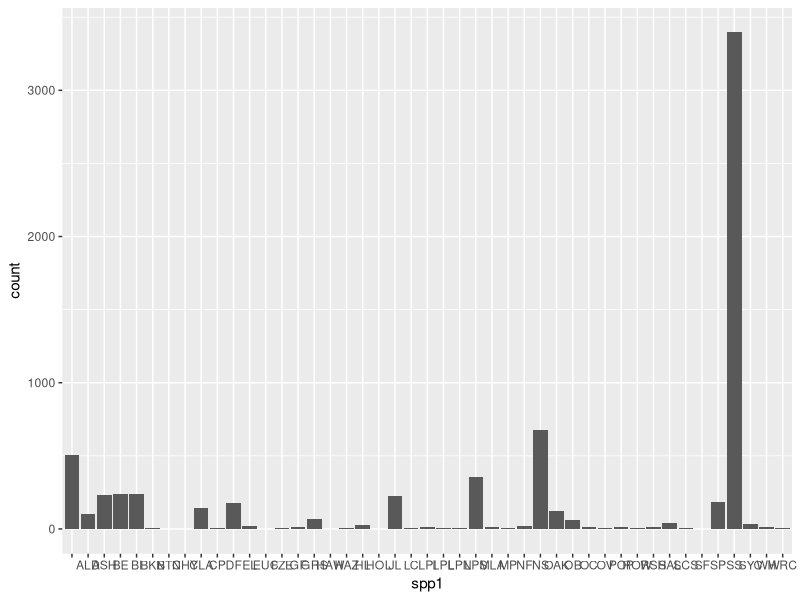
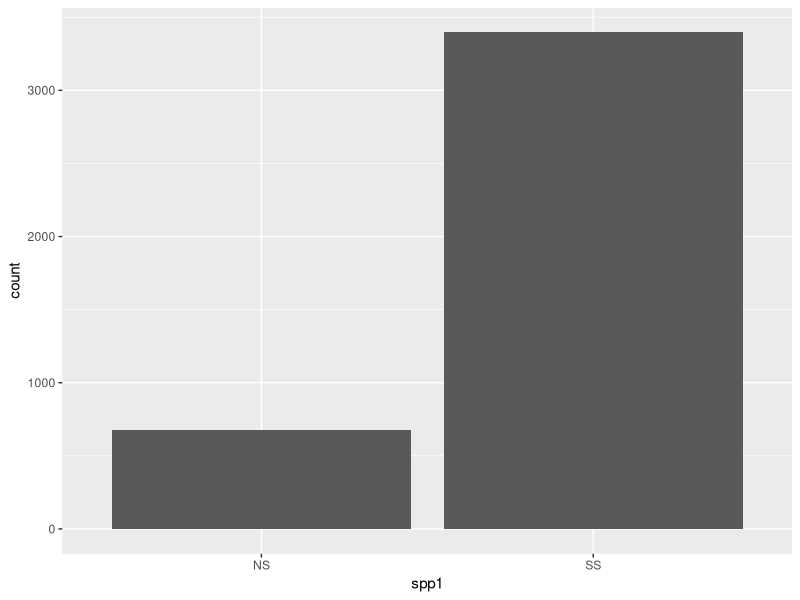
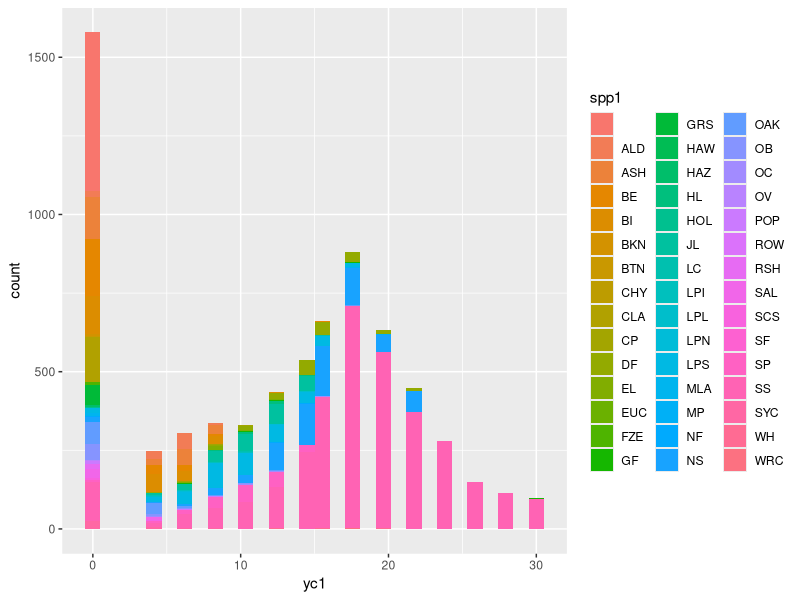
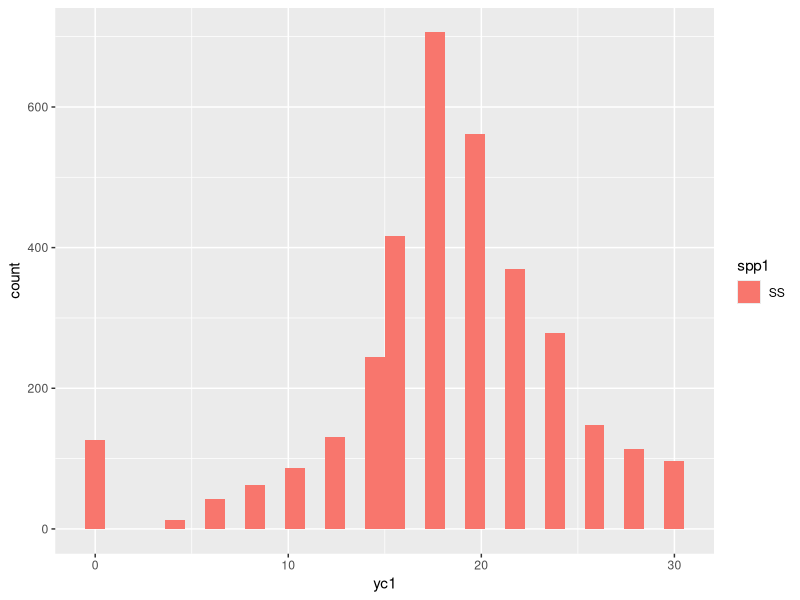
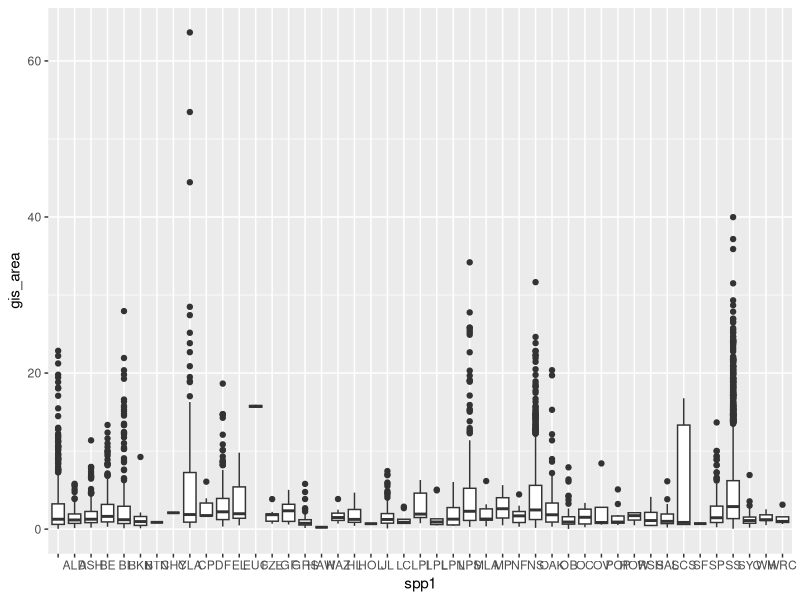

These charts were generated, in order, by the following R code:
## ---- chunk 1
knitr::opts_chunk$set(echo = TRUE)
## ---- chunk 2
scdb <- read.csv('../DATA/scdb_subset.csv', head=TRUE, sep=',')
summary(scdb)
## ---- chunk 3
library(ggplot2)
## ---- chunk 4
ggplot(data=scdb) + geom_bar(mapping = aes(x=spp1))
## ---- chunk 5
ggplot(data=dplyr::filter(scdb, spp1=='SS'|spp1=='NS')) + geom_bar(mapping = aes(x=spp1))
## ---- chunk 6
ggplot(data=scdb, aes(yc1, fill=spp1)) +  geom_histogram()
## ---- chunk 7
ggplot(data=dplyr::filter(scdb, spp1=='SS'), aes(yc1, fill=spp1)) + geom_histogram()
## ---- chunk 8
ggplot(data=scdb, aes(x=spp1, y=gis_area)) + geom_boxplot()
